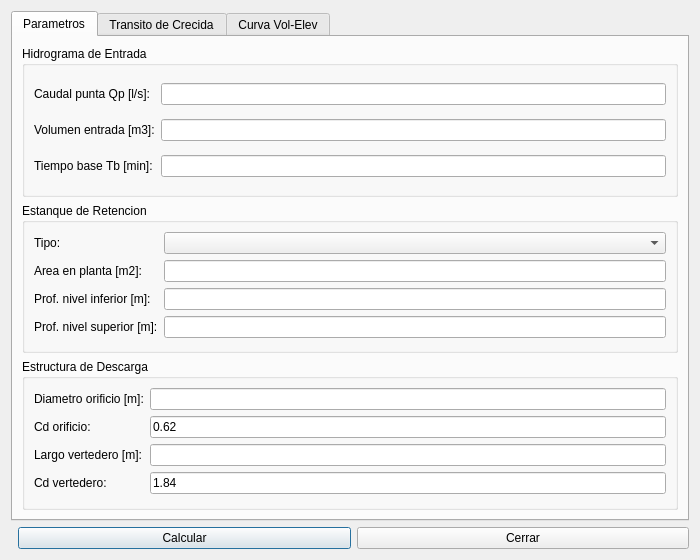
<?xml version="1.0" encoding="UTF-8"?>
<ui version="4.0">
 <class>dlg_mdu_retention_works</class>
 <widget class="QDialog" name="dlg_mdu_retention_works">
  <property name="geometry"><rect><x>0</x><y>0</y><width>700</width><height>560</height></rect></property>
  <property name="windowTitle"><string>Obras de Retencion/Almacenamiento (MDU)</string></property>
  <layout class="QVBoxLayout" name="main_layout">
   <item>
    <widget class="QTabWidget" name="mainTab">
     <widget class="QWidget" name="tab_input">
      <attribute name="title"><string>Parametros</string></attribute>
      <layout class="QVBoxLayout" name="input_layout">
       <item>
        <widget class="QGroupBox" name="grp_inflow">
         <property name="title"><string>Hidrograma de Entrada</string></property>
         <layout class="QGridLayout" name="grid_inflow">
          <item row="0" column="0"><widget class="QLabel" name="lbl_qp_in"><property name="text"><string>Caudal punta Qp [l/s]:</string></property></widget></item>
          <item row="0" column="1"><widget class="QLineEdit" name="txt_qp_in"/></item>
          <item row="1" column="0"><widget class="QLabel" name="lbl_vol_in"><property name="text"><string>Volumen entrada [m3]:</string></property></widget></item>
          <item row="1" column="1"><widget class="QLineEdit" name="txt_vol_in"/></item>
          <item row="2" column="0"><widget class="QLabel" name="lbl_tb"><property name="text"><string>Tiempo base Tb [min]:</string></property></widget></item>
          <item row="2" column="1"><widget class="QLineEdit" name="txt_tb"/></item>
         </layout>
        </widget>
       </item>
       <item>
        <widget class="QGroupBox" name="grp_pond">
         <property name="title"><string>Estanque de Retencion</string></property>
         <layout class="QGridLayout" name="grid_pond">
          <item row="0" column="0"><widget class="QLabel" name="lbl_pond_type"><property name="text"><string>Tipo:</string></property></widget></item>
          <item row="0" column="1"><widget class="QComboBox" name="cmb_pond_type"/></item>
          <item row="1" column="0"><widget class="QLabel" name="lbl_area_pond"><property name="text"><string>Area en planta [m2]:</string></property></widget></item>
          <item row="1" column="1"><widget class="QLineEdit" name="txt_area_pond"/></item>
          <item row="2" column="0"><widget class="QLabel" name="lbl_depth_lower"><property name="text"><string>Prof. nivel inferior [m]:</string></property></widget></item>
          <item row="2" column="1"><widget class="QLineEdit" name="txt_depth_lower"/></item>
          <item row="3" column="0"><widget class="QLabel" name="lbl_depth_upper"><property name="text"><string>Prof. nivel superior [m]:</string></property></widget></item>
          <item row="3" column="1"><widget class="QLineEdit" name="txt_depth_upper"/></item>
         </layout>
        </widget>
       </item>
       <item>
        <widget class="QGroupBox" name="grp_outlet">
         <property name="title"><string>Estructura de Descarga</string></property>
         <layout class="QGridLayout" name="grid_outlet">
          <item row="0" column="0"><widget class="QLabel" name="lbl_orifice_d"><property name="text"><string>Diametro orificio [m]:</string></property></widget></item>
          <item row="0" column="1"><widget class="QLineEdit" name="txt_orifice_d"/></item>
          <item row="1" column="0"><widget class="QLabel" name="lbl_orifice_cd"><property name="text"><string>Cd orificio:</string></property></widget></item>
          <item row="1" column="1"><widget class="QLineEdit" name="txt_orifice_cd"><property name="text"><string>0.62</string></property></widget></item>
          <item row="2" column="0"><widget class="QLabel" name="lbl_weir_l"><property name="text"><string>Largo vertedero [m]:</string></property></widget></item>
          <item row="2" column="1"><widget class="QLineEdit" name="txt_weir_l"/></item>
          <item row="3" column="0"><widget class="QLabel" name="lbl_weir_cd"><property name="text"><string>Cd vertedero:</string></property></widget></item>
          <item row="3" column="1"><widget class="QLineEdit" name="txt_weir_cd"><property name="text"><string>1.84</string></property></widget></item>
         </layout>
        </widget>
       </item>
      </layout>
     </widget>
     <widget class="QWidget" name="tab_routing">
      <attribute name="title"><string>Transito de Crecida</string></attribute>
      <layout class="QVBoxLayout" name="routing_layout">
       <item><widget class="QTableWidget" name="tbl_routing"/></item>
       <item><widget class="QTextEdit" name="txt_routing_summary"><property name="readOnly"><bool>true</bool></property></widget></item>
      </layout>
     </widget>
     <widget class="QWidget" name="tab_vol_elev">
      <attribute name="title"><string>Curva Vol-Elev</string></attribute>
      <layout class="QVBoxLayout" name="vol_elev_layout">
       <item><widget class="QTableWidget" name="tbl_vol_elev"/></item>
      </layout>
     </widget>
    </widget>
   </item>
   <item>
    <layout class="QHBoxLayout" name="btn_layout">
     <item><spacer name="spacer"><property name="orientation"><enum>Qt::Horizontal</enum></property></spacer></item>
     <item><widget class="QPushButton" name="btn_calculate"><property name="text"><string>Calcular</string></property></widget></item>
     <item><widget class="QPushButton" name="btn_close"><property name="text"><string>Cerrar</string></property></widget></item>
    </layout>
   </item>
  </layout>
 </widget>
 <resources/>
 <connections/>
</ui>
